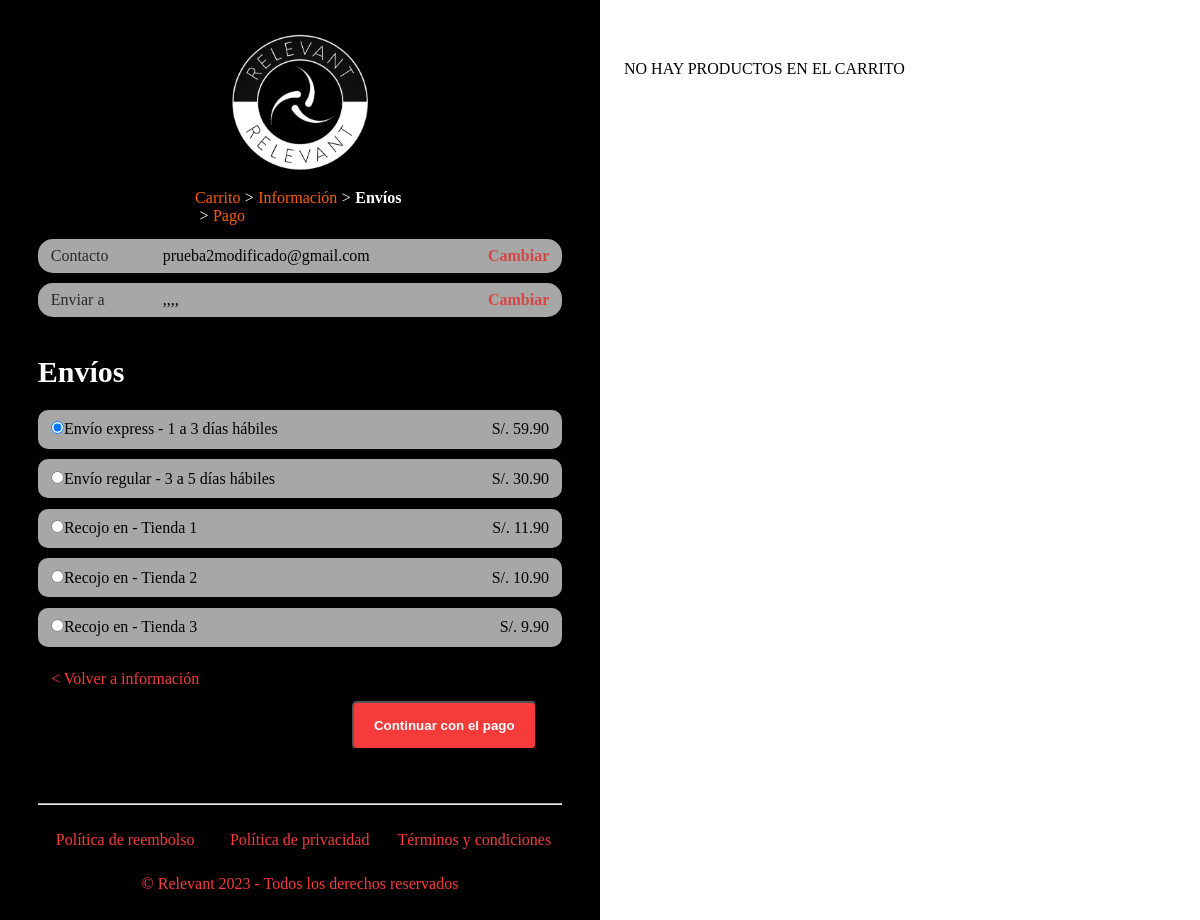
Page /Envio.php (signed in) on the committed database.
### tables this page shows
CREATE TABLE `tipo_envio` (
  `id_envio` int(11) NOT NULL,
  `descripcion` varchar(100) NOT NULL,
  `precio` decimal(10,2) NOT NULL
);

### Envio.php (the view, shortened to what this page needs)
<?php
include './bd/conexion.php';
$consultaenvio = "SELECT * FROM tipo_envio WHERE id_envio=1";
$resultadoenvio = mysqli_query($conexion, $consultaenvio);
while ($filaenvio = mysqli_fetch_array($resultadoenvio)) {
  $descripcionenvio = $filaenvio['descripcion'];
  $precioenvio = $filaenvio['precio'];
}
$consultaenvio2 = "SELECT * FROM tipo_envio WHERE id_envio=2";
$resultadoenvio2 = mysqli_query($conexion, $consultaenvio2);
while ($filaenvio2 = mysqli_fetch_array($resultadoenvio2)) {
  $descripcionenvio2 = $filaenvio2['descripcion'];
  $precioenvio2 = $filaenvio2['precio'];
}
$consultaenvio3 = "SELECT * FROM tipo_envio WHERE id_envio=3";
$resultadoenvio3 = mysqli_query($conexion, $consultaenvio3);
while ($filaenvio3 = mysqli_fetch_array($resultadoenvio3)) {
  $descripcionenvio3 = $filaenvio3['descripcion'];
  $precioenvio3 = $filaenvio3['precio'];
}
$consultaenvio4 = "SELECT * FROM tipo_envio WHERE id_envio=4";
$resultadoenvio4 = mysqli_query($conexion, $consultaenvio4);
while ($filaenvio4 = mysqli_fetch_array($resultadoenvio4)) {
  $descripcionenvio4 = $filaenvio4['descripcion'];
  $precioenvio4 = $filaenvio4['precio'];
}
$consultaenvio5 = "SELECT * FROM tipo_envio WHERE id_envio=5";
$resultadoenvio5 = mysqli_query($conexion, $consultaenvio5);
while ($filaenvio5 = mysqli_fetch_array($resultadoenvio5)) {
  $descripcionenvio5 = $filaenvio5['descripcion'];
  $precioenvio5 = $filaenvio5['precio'];
}
?>
<!DOCTYPE html>
<html lang="es">
<head>
  <link rel="stylesheet" href="css/style_envio.css" />
</head>
<body>
  <div class="contenido_pago">
    <div class="form">
      <div class="logo">
        <a href="#"><img src="imagenes/logo.png" alt="" /></a>
      </div>
      <nav class="migas_pan">
        <ol>
          <li class="migas"><a href="">Carrito</a></li>
          <li class="signo">&#62;</li>
          <li class="migas"><a href="">Información</a></li>
          <li class="signo">&#62;</li>
          <li class="migas_select">Envíos</li>
          <li class="signo">&#62;</li>
          <li class="migas"><a href="">Pago</a></li>
        </ol>
      </nav>
      <div class="contenido_general">
        <div class="contenido">
          <div class="informacion">
            <div class="texto">Contacto</div>
            <div class="correo"><?php echo $_SESSION['correo'] ?></div>
            <div class="d_cambiar">
              <a href="Informacion.php">Cambiar</a>
            </div>
          </div>
          <div class="informacion">
            <div class="texto">Enviar a</div>
            <div class="correo"><?php echo $direccion . "," . $ciudad . "," . $codigo_postal . "," . $region . "," . $pais ?></div>
            <div class="d_cambiar">
              <a href="Informacion.php">Cambiar</a>
            </div>
          </div>
        </div>
        <div class="pagogeneral">
          <div class="titulo">
            <h3>Envíos</h3>
          </div>
          <div class="metodos_envio">
            <form action="form_procesar_envio.php" method="POST">
              <div class="cont">
                <input type="radio" name="envio" value="<?php echo $precioenvio ?>" /><?php echo $descripcionenvio ?> <span>S/. <?php echo $precioenvio ?></span>
              </div>
              <div class="cont">
                <input type="radio" name="envio" value="<?php echo $precioenvio2 ?>" /><?php echo $descripcionenvio2 ?> <span>S/. <?php echo $precioenvio2 ?></span>
              </div>
              <div class="cont">
                <input type="radio" name="envio" value="<?php echo $precioenvio3 ?>" /><?php echo $descripcionenvio3 ?> <span>S/. <?php echo $precioenvio3 ?></span>
              </div>
              <div class="cont">
                <input type="radio" name="envio" value="<?php echo $precioenvio4 ?>" /><?php echo $descripcionenvio4 ?> <span>S/. <?php echo $precioenvio4 ?></span>
              </div>
              <div class="cont">
                <input type="radio" name="envio" value="<?php echo $precioenvio5 ?>" /><?php echo $descripcionenvio5 ?> <span>S/. <?php echo $precioenvio5 ?></span>
              </div>
              <div class="botones">
                <div class="btnenvios">
                  <a href="Informacion.php">&#60; Volver a información</a>
                </div>
                <div class="btn_cpago">
                  <input type="submit" value="Continuar con el pago"></input>
                </div>
            </form>
          </div>
        </div>
      </div>
    </div>
    <div class="pie">
      <hr />
      <div class="submenu">
        <ul>
          <li>
            <a href="reembolso.php" target="_blank">Política de reembolso</a>
          </li>
          <li>
            <a href="privacidad.php" target="_blank">Política de privacidad</a>
          </li>
          <li>
            <a href="terminos.php" target="_blank">Términos y condiciones</a>
          </li>
        </ul>
      </div>
      <p>&copy; Relevant 2023 - Todos los derechos reservados</p>
    </div>
  </div>
  <div class="product">
    <?php if (!empty($_SESSION['CARRITO'])) { ?>
      <?php $totalG = 0; ?>
      <?php foreach ($_SESSION['CARRITO'] as $indice => $producto) { ?>
        <div class="tproductos">
          <div class="contimg">
            <img src="<?php echo $producto['imagen'] ?>" alt="" />
          </div>
          <div class="context">
            <p><?php echo $producto['descripcion'] ?></p>
          </div>
          <div class="contprecio">
            <p><?php echo "S/. " . number_format($producto['precio'] * $producto['cantidad'], 2) ?></p>
          </div>
        </div>
        <?php $totalG = $totalG + ($producto['precio'] * $producto['cantidad']) ?>
      <?php } ?>
      <div class="montos">
        <hr />
        <div class="cont_monto">
          <div class="text">
            <p>Subtotal</p>
          </div>
          <div class="precio">
            <p>S/. <?php echo number_format($totalG, 2) ?></p>
          </div>
        </div>
        <div class="cont_monto">
          <div class="text">
            <p>Envíos</p>
          </div>
          <div class="precio">
            <p>En proceso</p>
          </div>
        </div>
        <hr />
        <div class="cont_monto">
          <div class="text">
            <p>Total</p>
          </div>
          <div class="precio">
            <p>S/. <?php echo number_format($totalG, 2) ?></p>
          </div>
        </div>
      </div>
    <?php } else { ?>
      <p style="min-height: 40vh;">NO HAY PRODUCTOS EN EL CARRITO</p>
    <?php } ?>
  </div>
</body>
</html>

### css/style_envio.css (style rules this page uses)
* { margin: 0; padding: 0; }
.contenido_pago { width: 100%; overflow: auto; }
.contenido_pago .form { width: 46%; float: left; padding: 2%; background-color: #000000; }
.contenido_pago .product { width: 46%; float: right; padding: 2%; padding-top: 5%; }
.contenido_pago .form .logo { width: 70%; padding-left: 15%; padding-right: 15%; text-align: center; }
.contenido_pago .form .logo a img { width: 50%; }
.contenido_pago .migas_pan { width: 40%; overflow: auto; padding-left: 31%; padding-right: 31%; }
.contenido_pago .migas_pan ol { width: 100%; }
.contenido_pago .migas_pan ol li { list-style: none; float: left; }
.contenido_pago .migas_pan ol li a { color: #ff5c00; text-decoration: none; }
.contenido_pago .migas_pan .migas_select { color: #ffffff; font-weight: bold; }
.contenido_pago .migas_pan .signo { color: #ffffff; padding-left: 2%; padding-right: 2%; }
.contenido_general { width: 100%; }
.contenido_general .contenido { width: 95%; padding: 2.5%; }
.contenido_general .contenido .informacion { width: 97%; padding: 1.5%; background-color: #a7a7a7; overflow: auto; border-radius: 15px; margin-bottom: 2%; }
.contenido_general .contenido .informacion .texto { width: 22%; float: left; opacity: 75%; padding-left: 1%; }
.contenido_general .contenido .informacion .correo { width: 56%; float: left; }
.contenido_general .contenido .informacion .d_cambiar { float: right; width: 20%; padding-right: 1%; }
.contenido_general .contenido .informacion .d_cambiar a { float: right; text-decoration: none; color: #d54646; font-weight: bold; }
.contenido_general .pagogeneral { width: 95%; padding: 2.5%; }
.contenido_general .pagogeneral .titulo { width: 100%; }
.contenido_general .pagogeneral .titulo h3 { color: #ffffff; font-weight: bold; font-size: 30px; padding-bottom: 2%; }
.contenido_general .pagogeneral .metodos_envio { width: 100%; }
.contenido_general .pagogeneral .metodos_envio .cont { width: 95%; padding: 2% 2.5%; background-color: #a7a7a7; margin: 2% 0; border-radius: 10px; }
.contenido_general .pagogeneral .metodos_envio .cont span { float: right; }
.contenido_pago .form .botones { width: 95%; padding: 2.5%; }
.contenido_pago .form .botones .btnenvios { width: 100%; }
.contenido_pago .form .botones .btnenvios a { text-decoration: none; color: #f63b3b; }
.contenido_pago .form .botones .btn_cpago { width: 95%; text-align: end; padding: 2.5%; }
.contenido_pago .form .botones .btn_cpago input { padding-top: 15px; padding-bottom: 15px; padding-left: 20px; padding-right: 20px; background-color: #f63b3b; border-radius: 5px; font-weight: bold; color: #ffffff; cursor: pointer; }
.contenido_pago .form .pie { width: 95%; padding: 2.5%; }
.contenido_pago .form .pie .submenu { width: 100%; overflow: auto; }
.contenido_pago .form .pie .submenu ul li { width: 33.3%; float: left; text-align: center; padding-top: 5%; }
.contenido_pago .form .pie .submenu ul li a { text-decoration: none; color: #f63b3b; }
.contenido_pago .form .pie p { clear: both; color: #f63b3b; padding-top: 5%; text-align: center; }

### rows in the picture
tipo_envio: descripcion "Envío express - 1 a 3 días hábiles", precio "59.90"
tipo_envio: descripcion "Envío regular - 3 a 5 días hábiles", precio "30.90"
tipo_envio: descripcion "Recojo en - Tienda 1", precio "11.90"
tipo_envio: descripcion "Recojo en - Tienda 2", precio "10.90"
tipo_envio: descripcion "Recojo en - Tienda 3", precio "9.90"

### other values in the picture
$_SESSION['correo'] "prueba2modificado@gmail.com"
